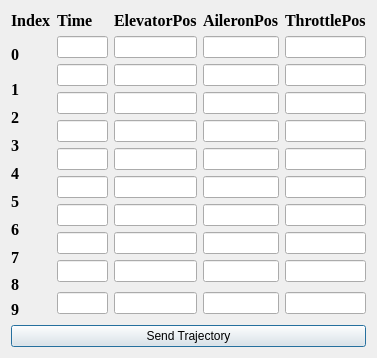
<?xml version="1.0" encoding="UTF-8"?>
<ui version="4.0">
 <class>sendTrajectory</class>
 <widget class="QDialog" name="sendTrajectory">
  <property name="geometry">
   <rect>
    <x>0</x>
    <y>0</y>
    <width>377</width>
    <height>341</height>
   </rect>
  </property>
  <property name="maximumSize">
   <size>
    <width>377</width>
    <height>341</height>
   </size>
  </property>
  <property name="windowTitle">
   <string>Dialog</string>
  </property>
  <layout class="QVBoxLayout" name="verticalLayout">
   <item>
    <layout class="QGridLayout" name="gridLayout">
     <item row="0" column="3">
      <widget class="QLabel" name="label_14">
       <property name="font">
        <font>
         <family>Times New Roman</family>
         <pointsize>12</pointsize>
         <weight>75</weight>
         <bold>true</bold>
        </font>
       </property>
       <property name="text">
        <string>AileronPos</string>
       </property>
      </widget>
     </item>
     <item row="1" column="3">
      <widget class="QLineEdit" name="aileron0"/>
     </item>
     <item row="2" column="4" rowspan="2">
      <widget class="QLineEdit" name="throttle1"/>
     </item>
     <item row="0" column="2">
      <widget class="QLabel" name="label_13">
       <property name="font">
        <font>
         <family>Times New Roman</family>
         <pointsize>12</pointsize>
         <weight>75</weight>
         <bold>true</bold>
        </font>
       </property>
       <property name="text">
        <string>ElevatorPos</string>
       </property>
      </widget>
     </item>
     <item row="4" column="1" rowspan="2">
      <widget class="QLineEdit" name="time2"/>
     </item>
     <item row="2" column="1" rowspan="2">
      <widget class="QLineEdit" name="time1"/>
     </item>
     <item row="4" column="2" rowspan="2">
      <widget class="QLineEdit" name="elevator2"/>
     </item>
     <item row="5" column="0" rowspan="2">
      <widget class="QLabel" name="label_6">
       <property name="font">
        <font>
         <family>Times New Roman</family>
         <pointsize>12</pointsize>
         <weight>75</weight>
         <bold>true</bold>
        </font>
       </property>
       <property name="text">
        <string>2</string>
       </property>
      </widget>
     </item>
     <item row="6" column="1" rowspan="2">
      <widget class="QLineEdit" name="time3"/>
     </item>
     <item row="1" column="1">
      <widget class="QLineEdit" name="time0">
       <property name="contextMenuPolicy">
        <enum>Qt::NoContextMenu</enum>
       </property>
       <property name="inputMask">
        <string comment="0" extracomment="0"/>
       </property>
       <property name="text">
        <string comment="0" extracomment="0"/>
       </property>
      </widget>
     </item>
     <item row="0" column="4">
      <widget class="QLabel" name="label_15">
       <property name="font">
        <font>
         <family>Times New Roman</family>
         <pointsize>12</pointsize>
         <weight>75</weight>
         <bold>true</bold>
        </font>
       </property>
       <property name="text">
        <string>ThrottlePos</string>
       </property>
      </widget>
     </item>
     <item row="2" column="2" rowspan="2">
      <widget class="QLineEdit" name="elevator1"/>
     </item>
     <item row="4" column="3" rowspan="2">
      <widget class="QLineEdit" name="aileron2"/>
     </item>
     <item row="1" column="2">
      <widget class="QLineEdit" name="elevator0"/>
     </item>
     <item row="2" column="3" rowspan="2">
      <widget class="QLineEdit" name="aileron1"/>
     </item>
     <item row="4" column="4" rowspan="2">
      <widget class="QLineEdit" name="throttle2"/>
     </item>
     <item row="0" column="1">
      <widget class="QLabel" name="label_12">
       <property name="font">
        <font>
         <family>Times New Roman</family>
         <pointsize>12</pointsize>
         <weight>75</weight>
         <bold>true</bold>
        </font>
       </property>
       <property name="text">
        <string>Time</string>
       </property>
      </widget>
     </item>
     <item row="1" column="4">
      <widget class="QLineEdit" name="throttle0"/>
     </item>
     <item row="1" column="0" rowspan="2">
      <widget class="QLabel" name="label_2">
       <property name="font">
        <font>
         <family>Times New Roman</family>
         <pointsize>12</pointsize>
         <weight>75</weight>
         <bold>true</bold>
        </font>
       </property>
       <property name="text">
        <string>0</string>
       </property>
      </widget>
     </item>
     <item row="3" column="0" rowspan="2">
      <widget class="QLabel" name="label_3">
       <property name="font">
        <font>
         <family>Times New Roman</family>
         <pointsize>12</pointsize>
         <weight>75</weight>
         <bold>true</bold>
        </font>
       </property>
       <property name="text">
        <string>1</string>
       </property>
      </widget>
     </item>
     <item row="0" column="0">
      <widget class="QLabel" name="label">
       <property name="font">
        <font>
         <family>Times New Roman</family>
         <pointsize>12</pointsize>
         <weight>75</weight>
         <bold>true</bold>
        </font>
       </property>
       <property name="text">
        <string>Index</string>
       </property>
      </widget>
     </item>
     <item row="7" column="0" rowspan="2">
      <widget class="QLabel" name="label_7">
       <property name="font">
        <font>
         <family>Times New Roman</family>
         <pointsize>12</pointsize>
         <weight>75</weight>
         <bold>true</bold>
        </font>
       </property>
       <property name="text">
        <string>3</string>
       </property>
      </widget>
     </item>
     <item row="17" column="0" rowspan="2">
      <widget class="QLabel" name="label_10">
       <property name="font">
        <font>
         <family>Times New Roman</family>
         <pointsize>12</pointsize>
         <weight>75</weight>
         <bold>true</bold>
        </font>
       </property>
       <property name="text">
        <string>8</string>
       </property>
      </widget>
     </item>
     <item row="8" column="1" rowspan="2">
      <widget class="QLineEdit" name="time4"/>
     </item>
     <item row="14" column="4" rowspan="2">
      <widget class="QLineEdit" name="throttle7"/>
     </item>
     <item row="14" column="1" rowspan="2">
      <widget class="QLineEdit" name="time7"/>
     </item>
     <item row="16" column="1" rowspan="2">
      <widget class="QLineEdit" name="time8"/>
     </item>
     <item row="14" column="3" rowspan="2">
      <widget class="QLineEdit" name="aileron7"/>
     </item>
     <item row="10" column="1" rowspan="2">
      <widget class="QLineEdit" name="time5"/>
     </item>
     <item row="8" column="2" rowspan="2">
      <widget class="QLineEdit" name="elevator4"/>
     </item>
     <item row="6" column="4" rowspan="2">
      <widget class="QLineEdit" name="throttle3"/>
     </item>
     <item row="6" column="3" rowspan="2">
      <widget class="QLineEdit" name="aileron3"/>
     </item>
     <item row="6" column="2" rowspan="2">
      <widget class="QLineEdit" name="elevator3"/>
     </item>
     <item row="19" column="0">
      <widget class="QLabel" name="label_11">
       <property name="font">
        <font>
         <family>Times New Roman</family>
         <pointsize>12</pointsize>
         <weight>75</weight>
         <bold>true</bold>
        </font>
       </property>
       <property name="text">
        <string>9</string>
       </property>
      </widget>
     </item>
     <item row="18" column="1" rowspan="2">
      <widget class="QLineEdit" name="time9"/>
     </item>
     <item row="16" column="2" rowspan="2">
      <widget class="QLineEdit" name="elevator8"/>
     </item>
     <item row="18" column="2" rowspan="2">
      <widget class="QLineEdit" name="elevator9"/>
     </item>
     <item row="10" column="3" rowspan="2">
      <widget class="QLineEdit" name="aileron5"/>
     </item>
     <item row="8" column="4" rowspan="2">
      <widget class="QLineEdit" name="throttle4"/>
     </item>
     <item row="10" column="4" rowspan="2">
      <widget class="QLineEdit" name="throttle5"/>
     </item>
     <item row="12" column="2" rowspan="2">
      <widget class="QLineEdit" name="elevator6"/>
     </item>
     <item row="11" column="0" rowspan="2">
      <widget class="QLabel" name="label_4">
       <property name="font">
        <font>
         <family>Times New Roman</family>
         <pointsize>12</pointsize>
         <weight>75</weight>
         <bold>true</bold>
        </font>
       </property>
       <property name="text">
        <string>5</string>
       </property>
      </widget>
     </item>
     <item row="12" column="4" rowspan="2">
      <widget class="QLineEdit" name="throttle6"/>
     </item>
     <item row="13" column="0" rowspan="2">
      <widget class="QLabel" name="label_8">
       <property name="font">
        <font>
         <family>Times New Roman</family>
         <pointsize>12</pointsize>
         <weight>75</weight>
         <bold>true</bold>
        </font>
       </property>
       <property name="text">
        <string>6</string>
       </property>
      </widget>
     </item>
     <item row="12" column="1" rowspan="2">
      <widget class="QLineEdit" name="time6"/>
     </item>
     <item row="12" column="3" rowspan="2">
      <widget class="QLineEdit" name="aileron6"/>
     </item>
     <item row="14" column="2" rowspan="2">
      <widget class="QLineEdit" name="elevator7"/>
     </item>
     <item row="15" column="0" rowspan="2">
      <widget class="QLabel" name="label_9">
       <property name="font">
        <font>
         <family>Times New Roman</family>
         <pointsize>12</pointsize>
         <weight>75</weight>
         <bold>true</bold>
        </font>
       </property>
       <property name="text">
        <string>7</string>
       </property>
      </widget>
     </item>
     <item row="16" column="3" rowspan="2">
      <widget class="QLineEdit" name="aileron8"/>
     </item>
     <item row="16" column="4" rowspan="2">
      <widget class="QLineEdit" name="throttle8"/>
     </item>
     <item row="8" column="3" rowspan="2">
      <widget class="QLineEdit" name="aileron4"/>
     </item>
     <item row="9" column="0" rowspan="2">
      <widget class="QLabel" name="label_5">
       <property name="font">
        <font>
         <family>Times New Roman</family>
         <pointsize>12</pointsize>
         <weight>75</weight>
         <bold>true</bold>
        </font>
       </property>
       <property name="text">
        <string>4</string>
       </property>
      </widget>
     </item>
     <item row="10" column="2" rowspan="2">
      <widget class="QLineEdit" name="elevator5"/>
     </item>
     <item row="20" column="0" colspan="5">
      <widget class="QPushButton" name="pushButton">
       <property name="text">
        <string>Send Trajectory</string>
       </property>
      </widget>
     </item>
     <item row="18" column="4" rowspan="2">
      <widget class="QLineEdit" name="throttle9"/>
     </item>
     <item row="18" column="3" rowspan="2">
      <widget class="QLineEdit" name="aileron9"/>
     </item>
    </layout>
   </item>
  </layout>
 </widget>
 <resources/>
 <connections/>
</ui>
